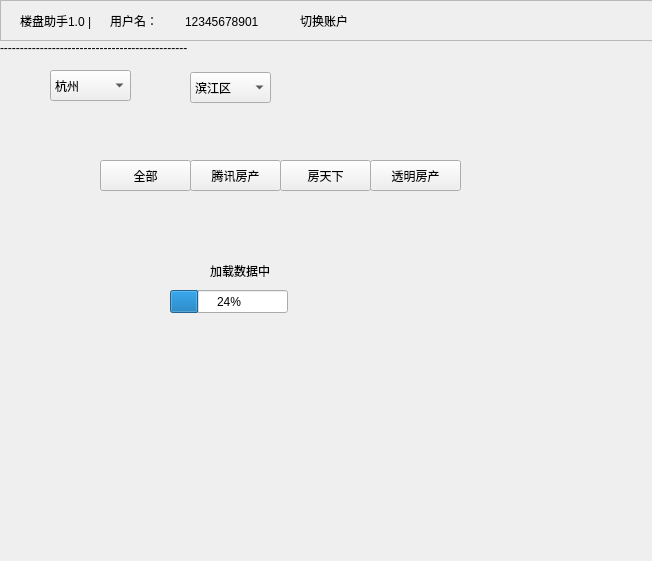
<?xml version="1.0" encoding="UTF-8"?>
<ui version="4.0">
 <class>Form</class>
 <widget class="QWidget" name="Form">
  <property name="geometry">
   <rect>
    <x>0</x>
    <y>0</y>
    <width>652</width>
    <height>561</height>
   </rect>
  </property>
  <property name="windowTitle">
   <string>Form</string>
  </property>
  <widget class="QFrame" name="frame">
   <property name="geometry">
    <rect>
     <x>0</x>
     <y>0</y>
     <width>761</width>
     <height>41</height>
    </rect>
   </property>
   <property name="frameShape">
    <enum>QFrame::StyledPanel</enum>
   </property>
   <property name="frameShadow">
    <enum>QFrame::Raised</enum>
   </property>
   <widget class="QLabel" name="label">
    <property name="geometry">
     <rect>
      <x>20</x>
      <y>5</y>
      <width>81</width>
      <height>31</height>
     </rect>
    </property>
    <property name="text">
     <string>楼盘助手1.0 |</string>
    </property>
   </widget>
   <widget class="QLabel" name="label_2">
    <property name="geometry">
     <rect>
      <x>110</x>
      <y>11</y>
      <width>54</width>
      <height>20</height>
     </rect>
    </property>
    <property name="text">
     <string>用户名：</string>
    </property>
   </widget>
   <widget class="QLabel" name="label_3">
    <property name="geometry">
     <rect>
      <x>185</x>
      <y>12</y>
      <width>81</width>
      <height>20</height>
     </rect>
    </property>
    <property name="text">
     <string>12345678901</string>
    </property>
   </widget>
   <widget class="QLabel" name="label_4">
    <property name="geometry">
     <rect>
      <x>300</x>
      <y>15</y>
      <width>54</width>
      <height>12</height>
     </rect>
    </property>
    <property name="text">
     <string>切换账户</string>
    </property>
   </widget>
  </widget>
  <widget class="QComboBox" name="comboBox">
   <property name="geometry">
    <rect>
     <x>50</x>
     <y>70</y>
     <width>81</width>
     <height>31</height>
    </rect>
   </property>
   <item>
    <property name="text">
     <string>杭州</string>
    </property>
   </item>
  </widget>
  <widget class="QComboBox" name="comboBox_2">
   <property name="geometry">
    <rect>
     <x>190</x>
     <y>72</y>
     <width>81</width>
     <height>31</height>
    </rect>
   </property>
   <item>
    <property name="text">
     <string>滨江区</string>
    </property>
   </item>
  </widget>
  <widget class="QLabel" name="label_5">
   <property name="geometry">
    <rect>
     <x>0</x>
     <y>40</y>
     <width>761</width>
     <height>16</height>
    </rect>
   </property>
   <property name="text">
    <string>-----------------------------------------------</string>
   </property>
  </widget>
  <widget class="QPushButton" name="pushButton">
   <property name="geometry">
    <rect>
     <x>100</x>
     <y>160</y>
     <width>91</width>
     <height>31</height>
    </rect>
   </property>
   <property name="text">
    <string>全部</string>
   </property>
  </widget>
  <widget class="QPushButton" name="pushButton_2">
   <property name="geometry">
    <rect>
     <x>190</x>
     <y>160</y>
     <width>91</width>
     <height>31</height>
    </rect>
   </property>
   <property name="text">
    <string>腾讯房产</string>
   </property>
  </widget>
  <widget class="QPushButton" name="pushButton_3">
   <property name="geometry">
    <rect>
     <x>280</x>
     <y>160</y>
     <width>91</width>
     <height>31</height>
    </rect>
   </property>
   <property name="text">
    <string>房天下</string>
   </property>
  </widget>
  <widget class="QPushButton" name="pushButton_4">
   <property name="geometry">
    <rect>
     <x>370</x>
     <y>160</y>
     <width>91</width>
     <height>31</height>
    </rect>
   </property>
   <property name="text">
    <string>透明房产</string>
   </property>
  </widget>
  <widget class="QProgressBar" name="progressBar">
   <property name="geometry">
    <rect>
     <x>170</x>
     <y>290</y>
     <width>118</width>
     <height>23</height>
    </rect>
   </property>
   <property name="value">
    <number>24</number>
   </property>
  </widget>
  <widget class="QLabel" name="label_6">
   <property name="geometry">
    <rect>
     <x>210</x>
     <y>260</y>
     <width>141</width>
     <height>21</height>
    </rect>
   </property>
   <property name="text">
    <string>加载数据中</string>
   </property>
  </widget>
 </widget>
 <resources/>
 <connections/>
</ui>
